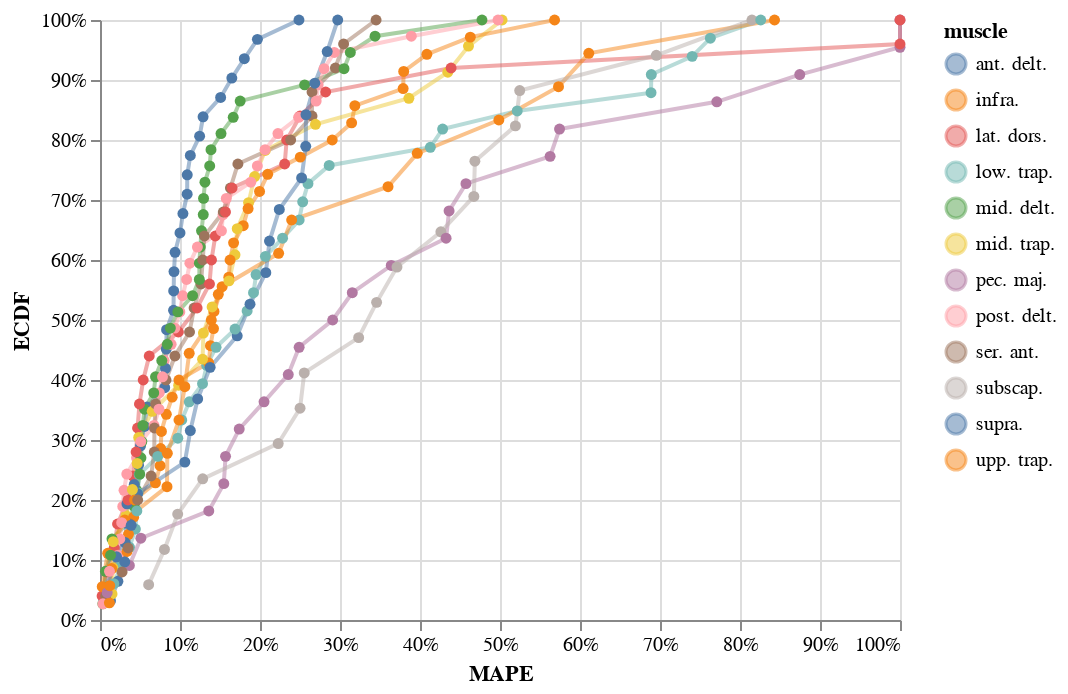

The code cell stored with this chart in its notebook:
### Code cell
test_eval["ecdf"] = test_eval.groupby("muscle")["mape"].transform(
    lambda x: x.rank(method="first") / x.shape[0]
)

alt.Chart(test_eval).mark_line(point=True, opacity=.5).encode(
    alt.X("mape", axis=alt.Axis(format="%"), title='MAPE', scale=alt.Scale(domain=[0, 1], clamp=True)),
    alt.Y("ecdf", axis=alt.Axis(format="%"), title='ECDF'),
    alt.Color("muscle"),
)

### Figure 1 — Vega-Lite specification as saved in the notebook (floating-point values rounded to 4 significant figures; data arrays with more than 128 entries replaced by an {"elided": "..."} marker saying what was removed)
{"$schema": "https://vega.github.io/schema/vega-lite/v2.6.0.json", "config": {"view": {"height": 300, "width": 400}}, "data": {"name": "data-bf64b3979f22b4b28037b6524d63e763"}, "datasets": {"data-bf64b3979f22b4b28037b6524d63e763": {"elided": "322 records"}}, "encoding": {"color": {"field": "muscle", "type": "nominal"}, "x": {"axis": {"format": "%"}, "field": "mape", "scale": {"clamp": true, "domain": [0, 1]}, "title": "MAPE", "type": "quantitative"}, "y": {"axis": {"format": "%"}, "field": "ecdf", "title": "ECDF", "type": "quantitative"}}, "mark": {"opacity": 0.5, "point": true, "type": "line"}}
